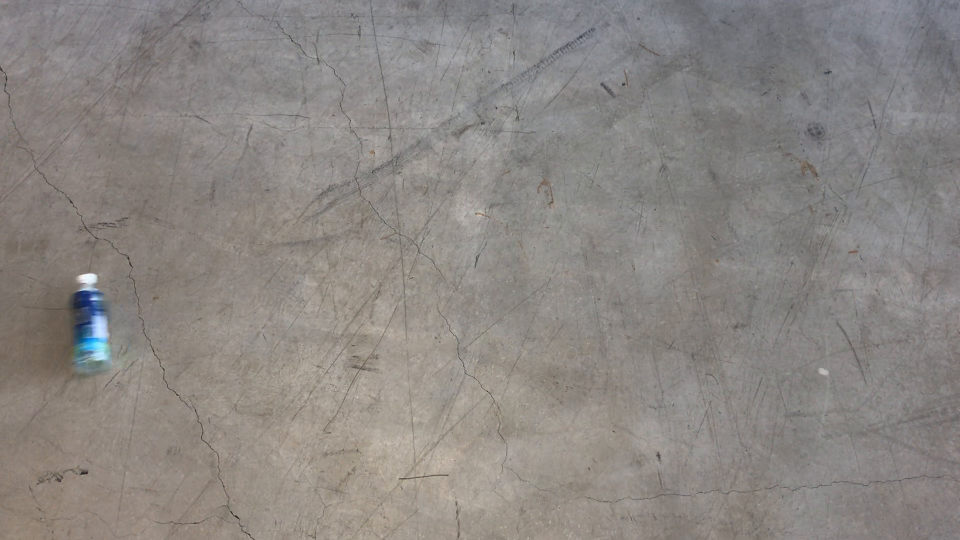
#> input picture frame 11 of color detection/test videos/bottle.mov, 1920 x 1080 px, given in place of river_video.mov, which was not available (shown at 1/2 size)
$ python 'color model.py'   (older library calls are emulated)
#> lines starting #> are read from the running program, lines starting #| are printed output that depends on the picture; after the words box and inside, x2 and y2 are one past the last pixel; in counts of white or black regions, pixels touching at a corner belong together; pictures that were not available may be replaced by others from this repository, and a replacement may not be noted
import cv2
import numpy as np

cap = cv2.VideoCapture('river_video.mov')
frame_width = int( cap.get(cv2.CAP_PROP_FRAME_WIDTH))

frame_height =int( cap.get( cv2.CAP_PROP_FRAME_HEIGHT))

fourcc = cv2.VideoWriter_fourcc('X','V','I','D')

out = cv2.VideoWriter("output.avi", fourcc, 5.0, (frame_width,frame_height))

ret, frame1 = cap.read()
#> frame1 is the input picture: shape (1080, 1920, 3); mean B, G, R 130.3, 134.1, 138.8
ret, frame2 = cap.read()
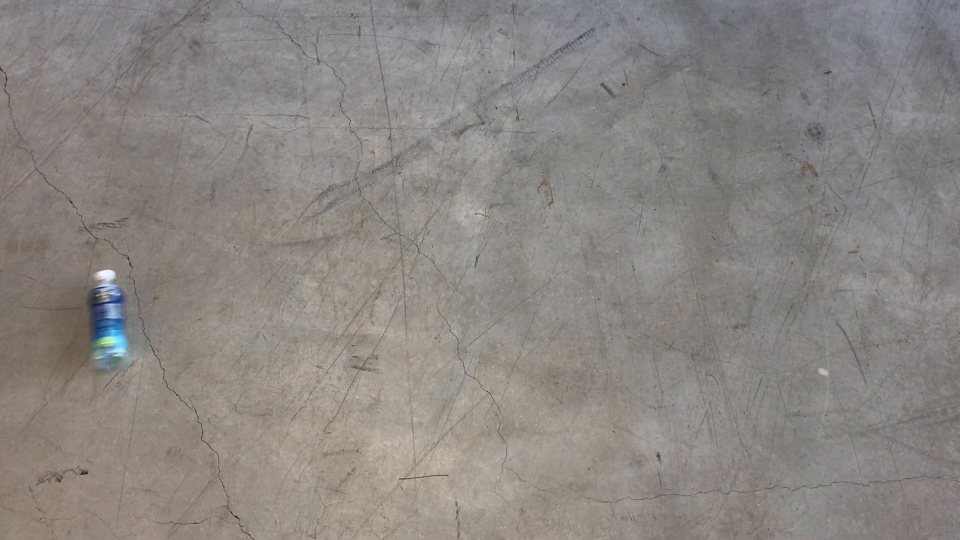
#> input picture frame 12 of color detection/test videos/bottle.mov, 1920 x 1080 px, given in place of river_video.mov, which was not available (shown at 1/2 size)
#> frame2 is the input picture: shape (1080, 1920, 3); mean B, G, R 130.2, 133.9, 138.6

print(frame1.shape)
#| (1080, 1920, 3)
while cap.isOpened():
    diff = cv2.absdiff(frame1, frame2)
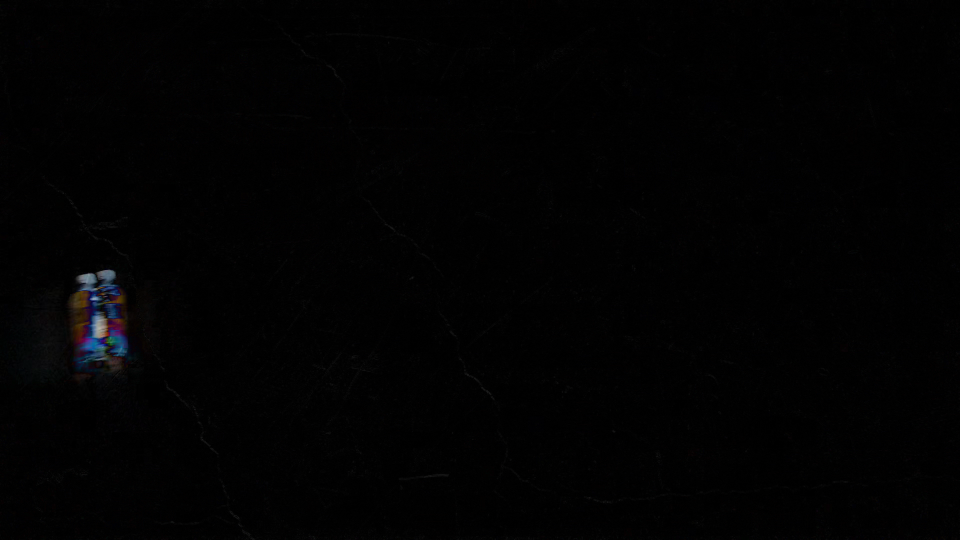
#> diff: shape (1080, 1920, 3) (shown at 1/2 size); mean B, G, R 1.9, 1.7, 1.7
    gray = cv2.cvtColor(diff, cv2.COLOR_BGR2GRAY)
    # cv2.imshow("gray", diff)
    blur = cv2.GaussianBlur(gray, (5,5), 0)
    # cv2.waitKey(0)

    _, thresh = cv2.threshold(blur, 20, 255, cv2.THRESH_BINARY)
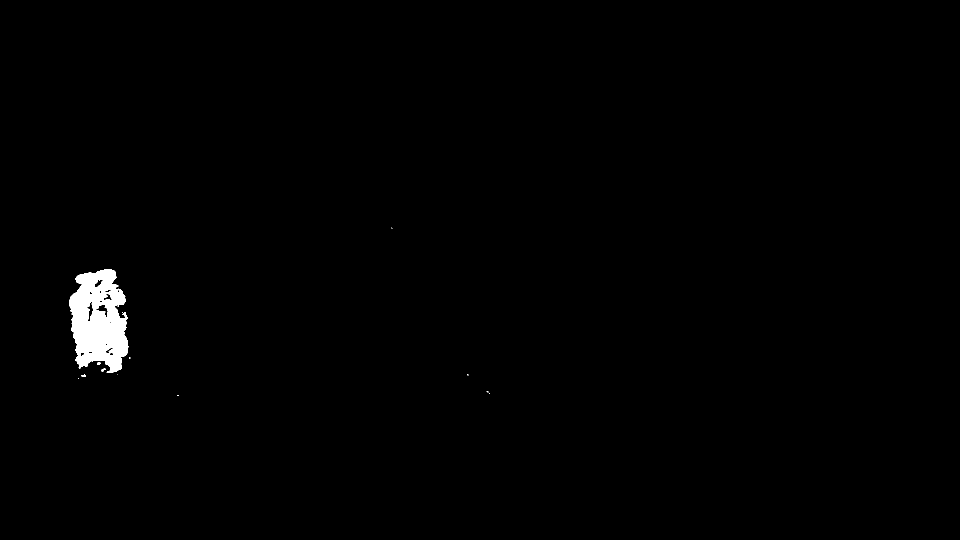
#> thresh: shape (1080, 1920) (shown at 1/2 size); 0.83% white; 13 white regions (9 under 20 px), largest, box (x1, y1, x2, y2) and area: (138, 538, 257, 746) 17103, (202, 737, 212, 743) 34, (162, 749, 172, 754) 32, (194, 724, 201, 730) 30
    dilated = cv2.dilate(thresh, None, iterations=3)
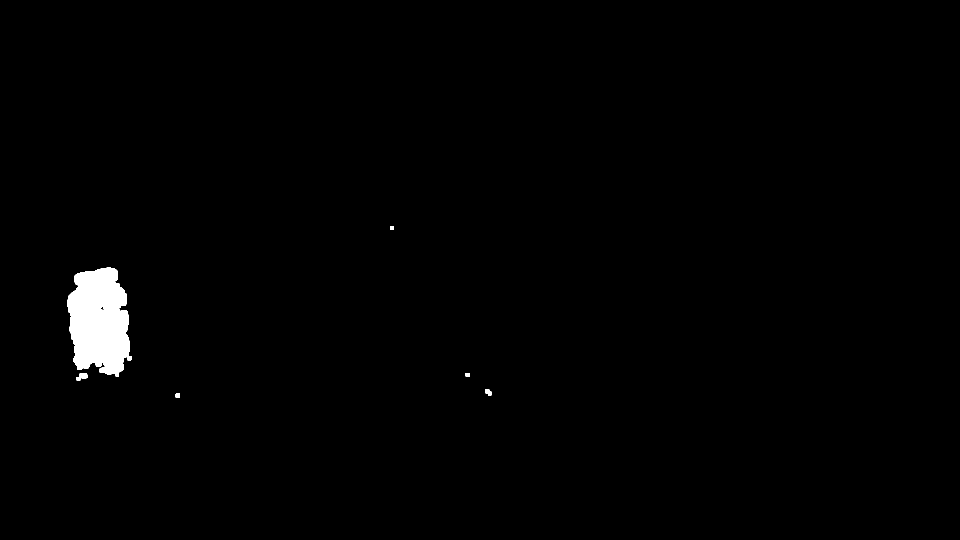
#> dilated: shape (1080, 1920) (shown at 1/2 size); 1% white; 6 white regions


    # draw contours
    _, contours, _ = cv2.findContours(dilated, cv2.RETR_TREE, cv2.CHAIN_APPROX_SIMPLE)
#> contours = 10 contours, 3 with area under 20; largest, box (x1, y1, x2, y2) and area: (135, 535, 264, 753) 20841, (153, 746, 175, 761) 178, (970, 779, 983, 791) 100, (351, 787, 360, 795) 56, (931, 746, 940, 754) 56, (780, 452, 788, 460) 48, (200, 613, 211, 621) 40
    #preprocessing points for contours;
    # if x1, y1 and x2, y2 are close. find the threshold for distance different

    for contour in contours:
        (x, y, w, h) = cv2.boundingRect(contour)
        # if area < 5% of frame area, do not draw contour
        if(w*h < 0.05*frame_width*frame_height):
            continue
        if cv2.contourArea(contour) < 900:
            continue
        cv2.rectangle(frame1, (x, y), (x+w, y+h), (0, 255, 0), 2)
        cv2.putText(frame1, "Status: {}".format('Movement'), (10, 20), cv2.FONT_HERSHEY_SIMPLEX,
                    1, (0, 0, 255), 3)
#> this loop made 10 passes
#> (x, y, w, h) on passes 1, 2, 3, 4, 5, 6, 9, 10: (351, 787, 9, 8), (970, 779, 13, 12), (931, 746, 9, 8), (153, 746, 22, 15), (135, 535, 129, 218), (214, 734, 4, 6), (200, 613, 11, 8), (780, 452, 8, 8)
#> (contour, x, y, w, h) on passes 7 to 8: ([[213, 734], [214, 733], [215, 734], [214, 735]], 213, 733, 3, 3), ([[180, 625], [181, 624], [182, 625], [181, 626]], 180, 624, 3, 3)
    cv2.drawContours(frame1, contours, -1, (0, 255, 0), 2)
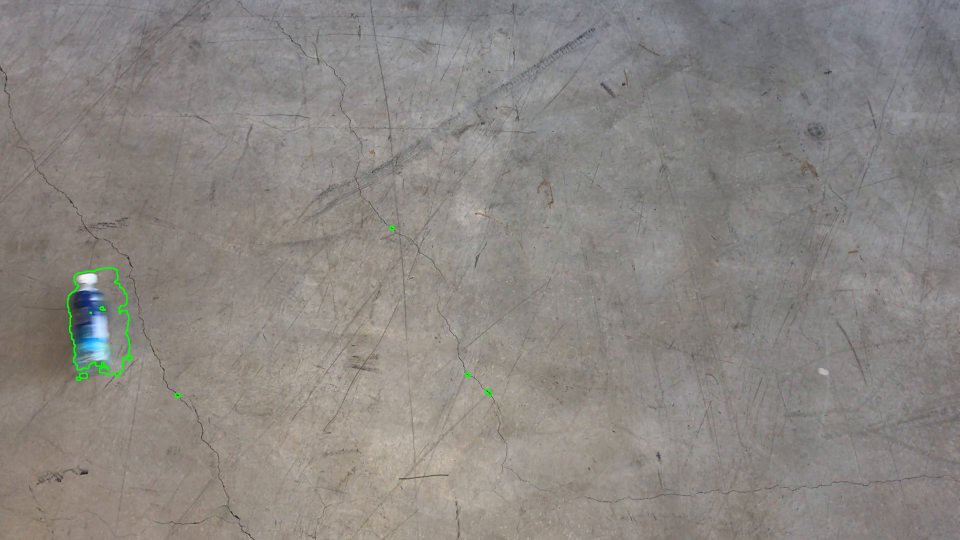
#> frame1: shape (1080, 1920, 3) (shown at 1/2 size); 0.16% of pixels changed, all inside (x1, y1, x2, y2) = (134, 451, 984, 796)
    image = frame1;
    out.write(image)
    cv2.imshow("feed", frame1)
    frame1 = frame2
    ret, frame2 = cap.read()
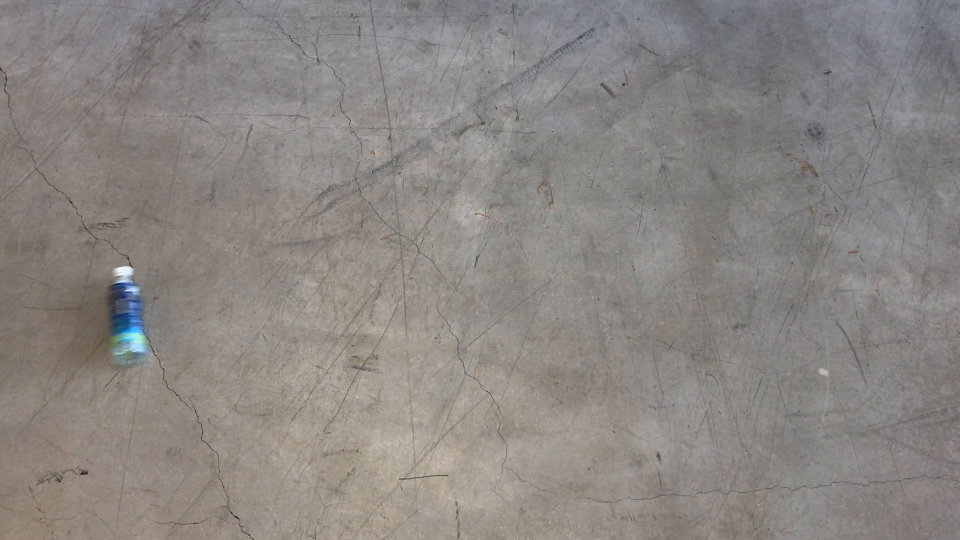
#> input picture frame 13 of color detection/test videos/bottle.mov, 1920 x 1080 px, given in place of river_video.mov, which was not available (shown at 1/2 size)
#> frame2 is the input picture: shape (1080, 1920, 3); mean B, G, R 130.2, 133.9, 138.6

    if cv2.waitKey(40) == 27:
#> (key Esc is pressed here)
        break

cv2.destroyAllWindows()
cap.release()
out.release()

$ run again, starting later in the video
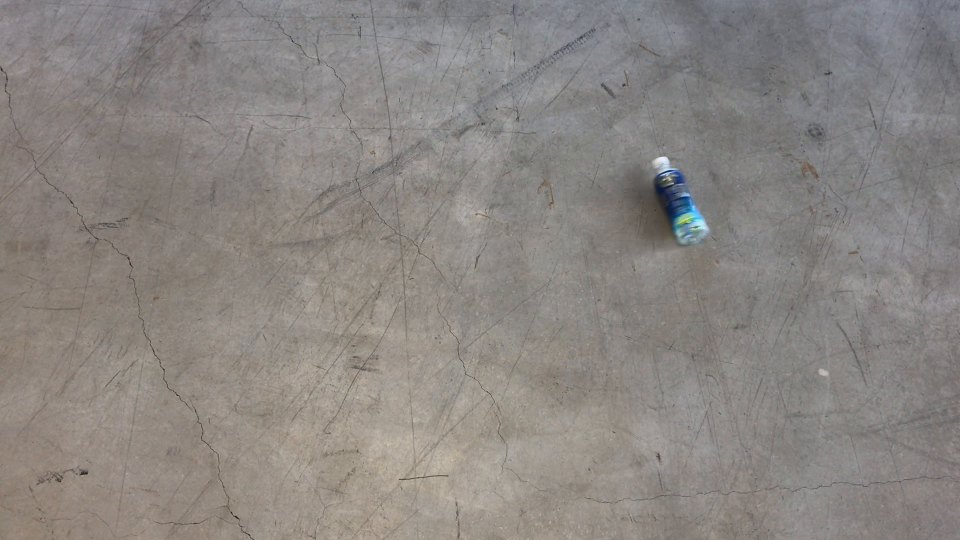
#> input picture frame 53 of color detection/test videos/bottle.mov, 1920 x 1080 px, given in place of river_video.mov, which was not available (shown at 1/2 size)
#> frame1 is the input picture: shape (1080, 1920, 3); mean B, G, R 129.6, 133.3, 138.2
#| (1080, 1920, 3)
#> `_, thresh = cv2.threshold(blur, 20, 255, cv2.THRESH_BINARY)`:
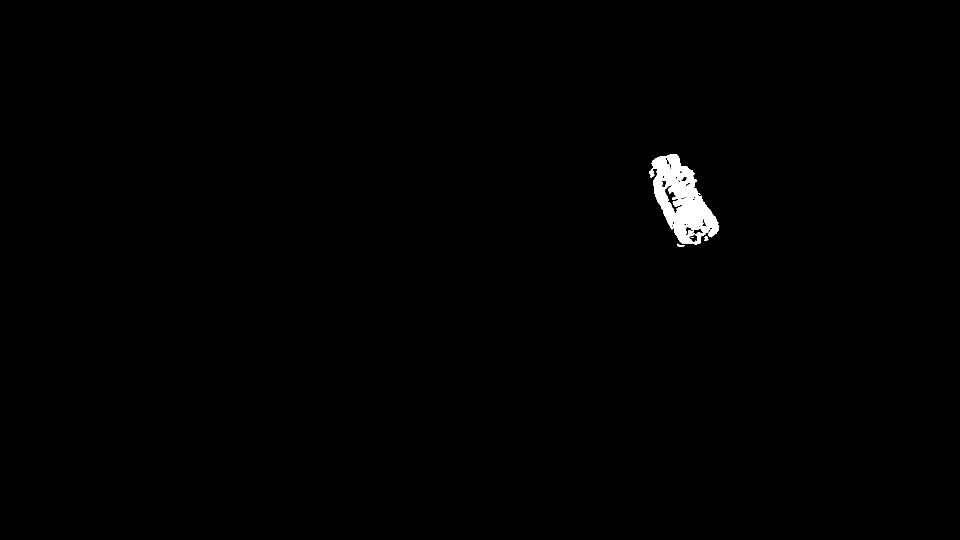
#> thresh: shape (1080, 1920) (shown at 1/2 size); 0.62% white; 6 white regions (3 under 20 px), largest, box (x1, y1, x2, y2) and area: (1298, 308, 1439, 489) 12656, (1354, 487, 1369, 494) 54, (1409, 472, 1417, 482) 50
#> dilated: shape (1080, 1920); 0.8% white; 1 white region
#> contours = 3 contours, 1 with area under 20; largest, box (x1, y1, x2, y2) and area: (1295, 305, 1442, 497) 16408, (1337, 388, 1347, 403) 56
#> the loop `for contour in contours:` made 3 passes
#> (x, y, w, h) on passes 1, 3: (1295, 305, 147, 192), (1337, 388, 10, 15)
#> frame1: shape (1080, 1920, 3); 0.1% of pixels changed, all inside (x1, y1, x2, y2) = (1294, 304, 1443, 498)
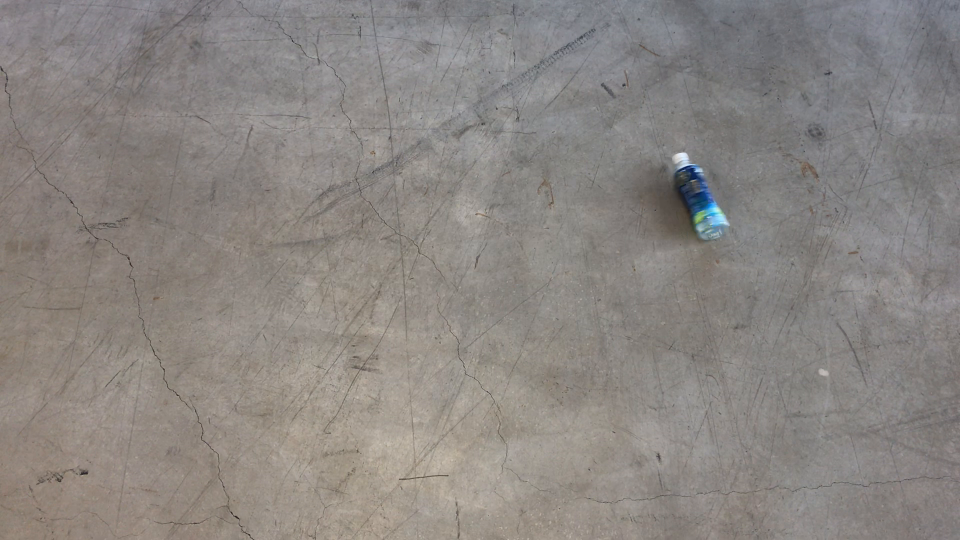
#> input picture frame 55 of color detection/test videos/bottle.mov, 1920 x 1080 px, given in place of river_video.mov, which was not available (shown at 1/2 size)
#> frame2 is the input picture: shape (1080, 1920, 3); mean B, G, R 129.7, 133.4, 138.4

$ run again, starting later in the video
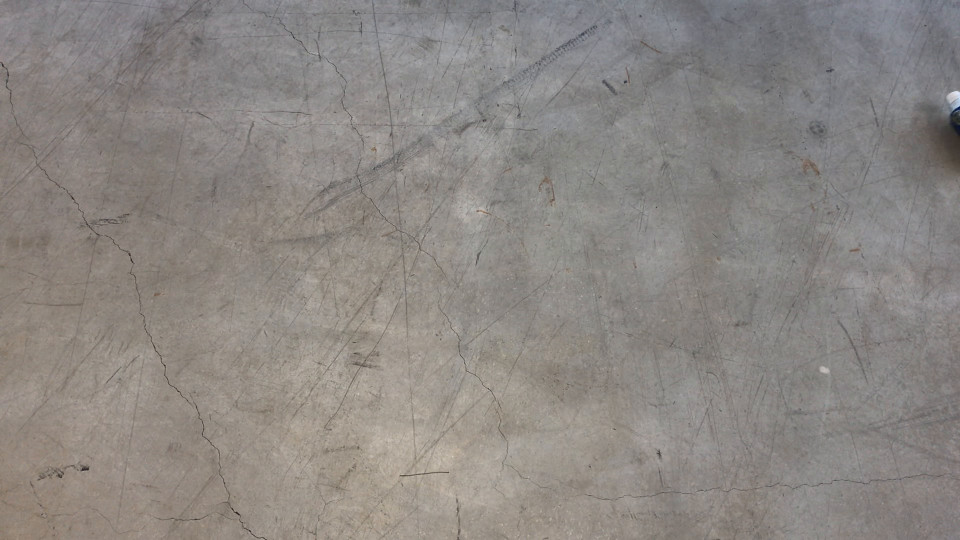
#> input picture frame 94 of color detection/test videos/bottle.mov, 1920 x 1080 px, given in place of river_video.mov, which was not available (shown at 1/2 size)
#> frame1 is the input picture: shape (1080, 1920, 3); mean B, G, R 130.6, 134.6, 139.6
#| (1080, 1920, 3)
#> `_, thresh = cv2.threshold(blur, 20, 255, cv2.THRESH_BINARY)`:
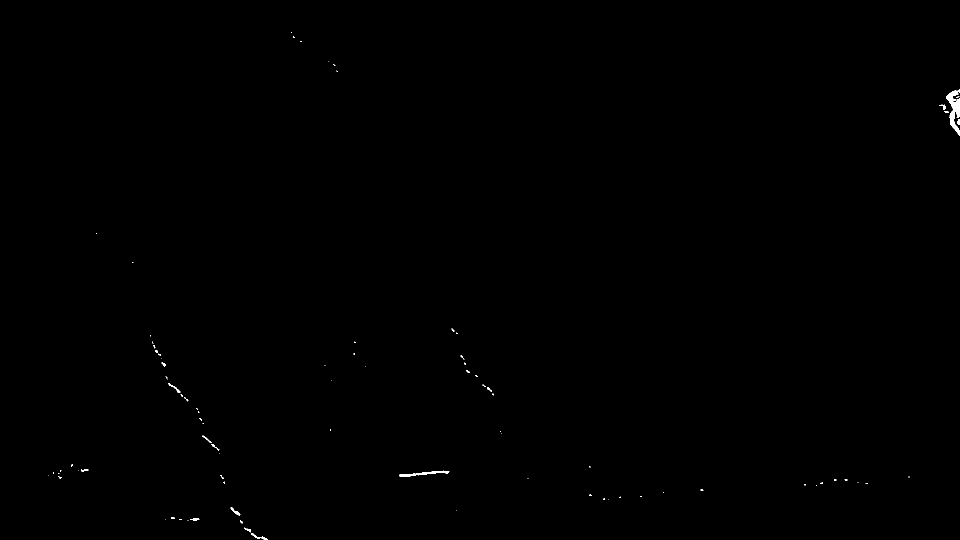
#> thresh: shape (1080, 1920) (shown at 1/2 size); 0.14% white; 89 white regions (70 under 20 px), largest, box (x1, y1, x2, y2) and area: (1892, 179, 1920, 271) 1166, (799, 941, 899, 954) 420, (502, 1066, 536, 1080) 113
#> dilated: shape (1080, 1920); 0.57% white; 59 white regions
#> contours = 59 contours; largest, box (x1, y1, x2, y2) and area: (1876, 176, 1920, 274) 2280, (796, 938, 902, 957) 1043, (328, 749, 380, 806) 662, (486, 1052, 539, 1080) 537, (402, 868, 442, 910) 508
#> the loop `for contour in contours:` made 59 passes
#> (x, y, w, h) on passes 1, 2, 5, 6, 8, 9, 10, 12: (486, 1052, 53, 28), (477, 1038, 12, 12), (372, 1033, 30, 11), (339, 1031, 13, 10), (458, 1011, 26, 24), (1203, 994, 17, 9), (1236, 990, 9, 9), (1176, 986, 10, 9)
#> `cv2.drawContours(frame1, contours, -1, (0, 255, 0), 2)`:
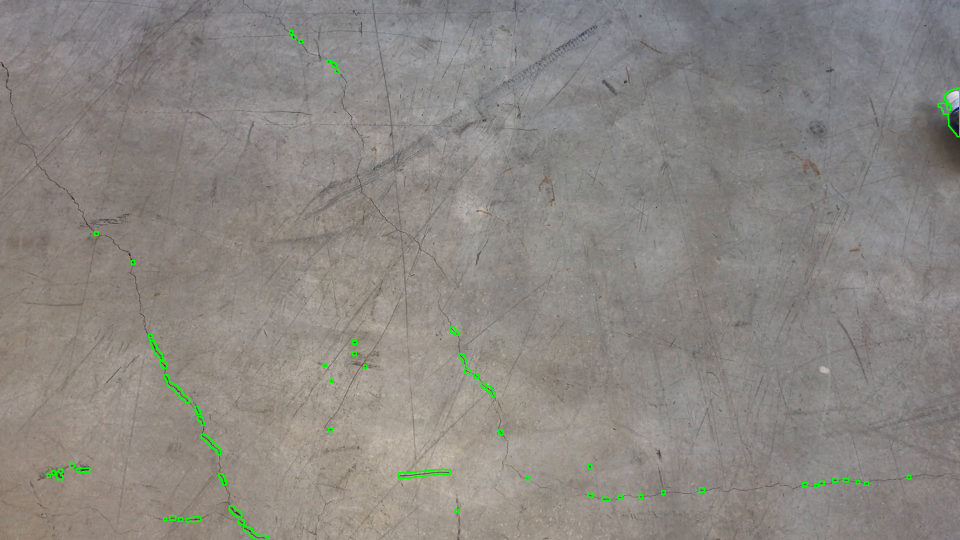
#> frame1: shape (1080, 1920, 3) (shown at 1/2 size); 0.45% of pixels changed, all inside (x1, y1, x2, y2) = (93, 60, 1920, 1080)
